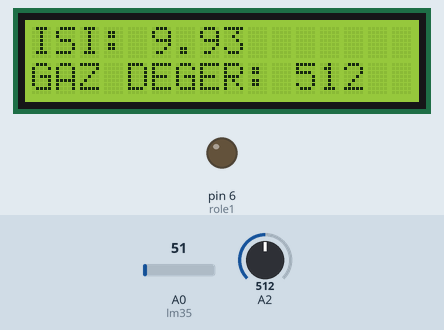
The sketch below on a simulated Arduino Uno, built with avr-gcc and run on an emulated ATmega328P. Parts: 16×2 character LCD, output pins drawn as LEDs (lit = HIGH). The test bench sets the inputs (shaded band); at power-on: A2 = 512, A0 (lm35) = 51.

Above: at 1.2 s.
1.3 s: A2 set to 117
At 3.6 s:
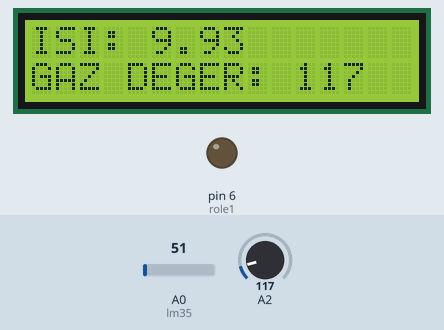
5.9 s: A2 set to 103
At 9.0 s:
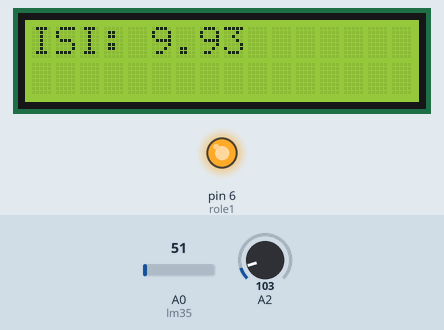
12.3 s: A0 (lm35) set to 61
At 14.7 s:
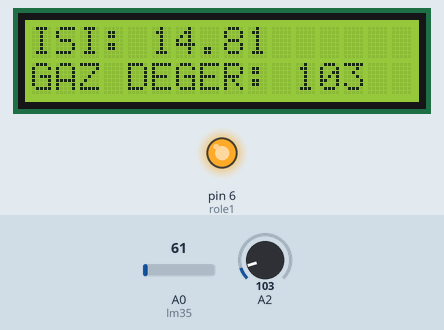
15.2 s: A0 (lm35) set to 71
At 16.6 s:
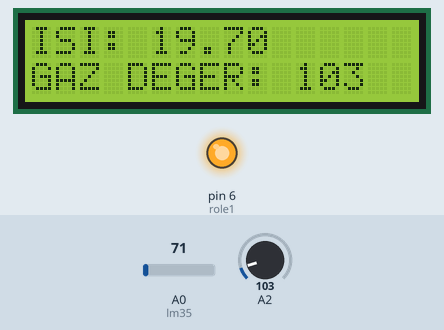
18.1 s: A0 (lm35) set to 86
At 20.6 s:
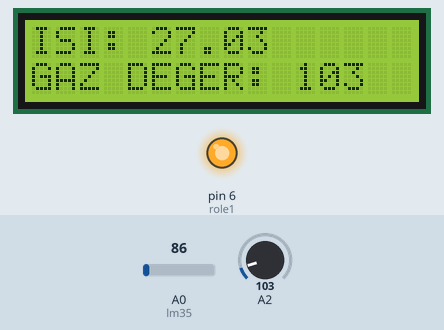
21.6 s: A2 set to 120
At 23.8 s:
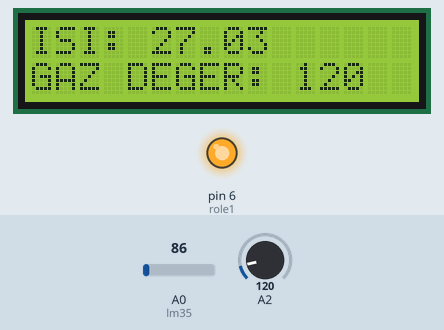
Timing chart, 0 to 25.9 s (numbered marks = the images above; inputs shaded):
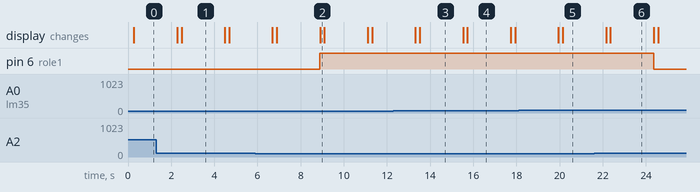

Measured:
- the behaviour switches between 110 and 109 on A2 (found by bisection; images 1 and 2)
- after the input at 1.3 s, the display: first differs from a run without the input after 1.2 s (image 1)
- after the input at 5.9 s, pin 6 (role1): LOW → HIGH after 3.0 s; the display: first differs from a run without the input after 1.0 s (image 2 shows a later state)
- after the input at 12.3 s, the display: first changes after 1.0 s (image 3 shows a later state)
- after the input at 15.2 s, the display: first changes after 0.33 s (image 4 shows a later state)
- after the input at 18.1 s, the display: first changes after 1.8 s (image 5 shows a later state)
- after the input at 21.6 s, pin 6 (role1): HIGH → LOW after 2.8 s; the display: first differs from a run without the input after 0.75 s (image 6)

The sketch:

Ek-4_MUTFAK_DEVRE_KODLARI.ino
```cpp
const int lm35=A0;    //LM35 İN BAĞLANDIĞI PİN
float voltaj_deger=0; //DEĞİŞKEN
float sicaklik=0;     //DEĞİŞKEN
float gelen_veri=0;   //DEĞİŞKEN
int role1=6;        //ROLENİN BAĞLI OLDUĞU PİN
int sensorValue;   //DEĞİŞKEN

#include<LiquidCrystal.h>;      /// LCD KÜTÜPHANESİ
LiquidCrystal lcd(13, 12, 5, 4, 3, 2);  /// LCD PN BAĞLANTI NOKTALARI
void setup() {
  lcd.begin(16,2); /// LCD EKRAN BOYUTU
  pinMode(role1,OUTPUT);   ///ROLEPİN TANITIMI
  }

void loop() {
  gelen_veri=analogRead(lm35);        ///LM35 İN OKUDUĞU DEĞER
  voltaj_deger=(gelen_veri/1023.0)*5000;    ///DEĞER DONUŞUMU
  sicaklik=(voltaj_deger/10)-15;          ///DEĞER DONUŞUMU
  lcd.clear(); ///LCD EKRAN TEMİZLEME KODU
  lcd.home(); /// LCD NİN  0,0 KOORDINATINA GELİR
  lcd.print("ISI: ");   //EKRANA YAZI YAZDIRILIR.
  lcd.print(sicaklik);    //EKRANA DEGER YAZDIRILIR.
  delay(200);             //200 MS DE BİR YENİLENİR
   sensorValue = analogRead(A2);  ///A2 NOKTASINDAN DEĞER OKUNUR.
  lcd.setCursor(0,1);           ///LCD YAZININ YAZILACAĞI KOORDİNAT
  lcd.print("GAZ DEGER: ");      //EKRANA YAZI YAZDIRILIR.
  lcd.print(sensorValue);       //EKRANA DEGER YAZDIRILIR.
  delay(2000);                  //200 MS DE BİR YENİLENİR

  if(sicaklik>=30||sensorValue>=110){     //EĞER SICAKLIK 30 DEĞERİNİN ÜZERİNA YADA            GAZ DEĞERİ 110 UN UZERİNE ÇIKARSA
    digitalWrite(role1,LOW);                  // ROLE KAPANIR FAN
  }
  else{                                     //ŞART SAĞLANMAZ İSE ROLE AÇIK KALIR.
    digitalWrite(role1,HIGH);
  }
}
```
